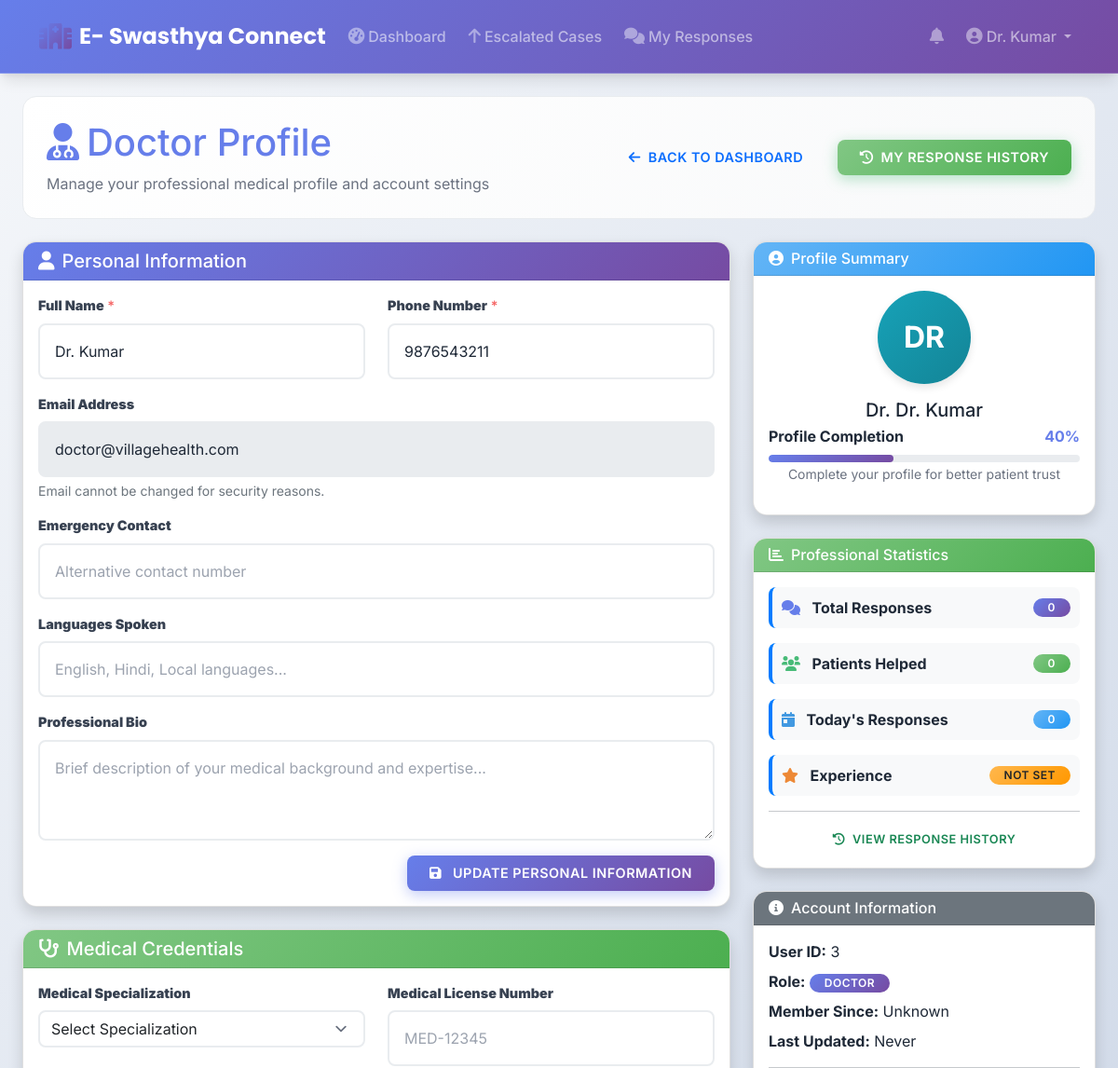
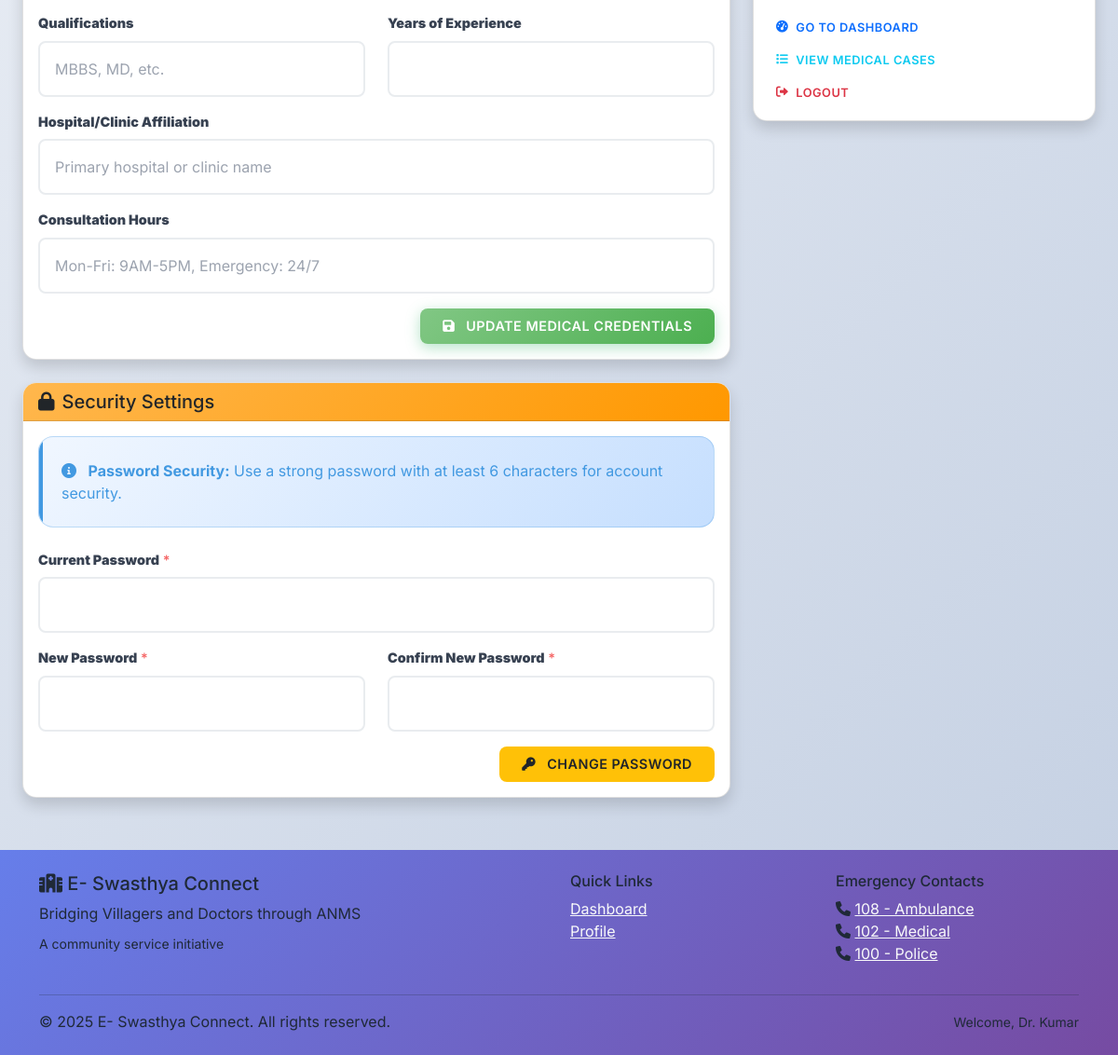
The page /doctor/profile.php (signed in) on the database its author committed (2 pictures, top to bottom).
### tables this page shows
CREATE TABLE users (
    id INT AUTO_INCREMENT PRIMARY KEY,
    name VARCHAR(255) NOT NULL,
    email VARCHAR(255) UNIQUE NOT NULL,
    password VARCHAR(255) NOT NULL,
    role ENUM('admin','villager','avms','doctor') NOT NULL,
    phone VARCHAR(20),
    village VARCHAR(100),
    status ENUM('active','inactive','pending') DEFAULT 'pending',
    registered_at TIMESTAMP DEFAULT CURRENT_TIMESTAMP,
    last_login TIMESTAMP NULL
);

### doctor/profile.php (the view, shortened to what the rows shown need)
<?php
$user_profile = null;
try {
    $pdo = getDBConnection();
    $stmt = $pdo->prepare("SELECT * FROM users WHERE id = ? AND role = 'doctor'");
    $stmt->execute([$_SESSION['user_id']]);
    $user_profile = $stmt->fetch();
} catch (Exception $e) {
    error_log("Error fetching profile: " . $e->getMessage());
}
include '../includes/header.php';
?>
<div class="container-fluid">
    <div class="row">
        <div class="col-12">
            <div class="page-header mb-4">
                <div class="d-flex justify-content-between align-items-center">
                    <div>
                        <h1 class="mb-2 text-primary">
                            <i class="fas fa-user-md me-2"></i>Doctor Profile
                        </h1>
                    </div>
                </div>
            </div>
        </div>
    </div>
    <div class="row">
        <div class="col-lg-8">
            <div class="card shadow mb-4">
                <div class="card-body">
                    <form method="POST" action="">
                        <div class="row">
                            <div class="col-md-6">
                                <div class="mb-3">
                                    <label for="name" class="form-label"><strong>Full Name</strong> <span class="text-danger">*</span></label>
                                    <input type="text" class="form-control" id="name" name="name"
                                           value="<?php echo htmlspecialchars($user_profile['name'] ?? ''); ?>" required>
                                </div>
                            </div>
                            <div class="col-md-6">
                                <div class="mb-3">
                                    <label for="phone" class="form-label"><strong>Phone Number</strong> <span class="text-danger">*</span></label>
                                    <input type="tel" class="form-control" id="phone" name="phone"
                                           value="<?php echo htmlspecialchars($user_profile['phone'] ?? ''); ?>" required>
                                </div>
                            </div>
                        </div>
                        <div class="mb-3">
                            <label for="email" class="form-label"><strong>Email Address</strong></label>
                            <input type="email" class="form-control" id="email"
                                   value="<?php echo htmlspecialchars($user_profile['email'] ?? ''); ?>" readonly>
                            <div class="form-text">Email cannot be changed for security reasons.</div>
                        </div>
                    </form>
                </div>
            </div>
        </div>
    </div>
</div>
<?php include '../includes/footer.php'; ?>

### rows shown on the page
users: name "Dr. Kumar", phone "9876543211", email "doctor@villagehealth.com"

### other values the page prints
$_SESSION['user_name'] "Dr. Kumar"
substr($_SESSION['user_name'], 0, 2) "DR"
$completion_percentage "40"
$doctor_stats['total_responses'] "0"
$doctor_stats['patients_helped'] "0"
$doctor_stats['responses_today'] "0"
$_SESSION['user_id'] "3"
